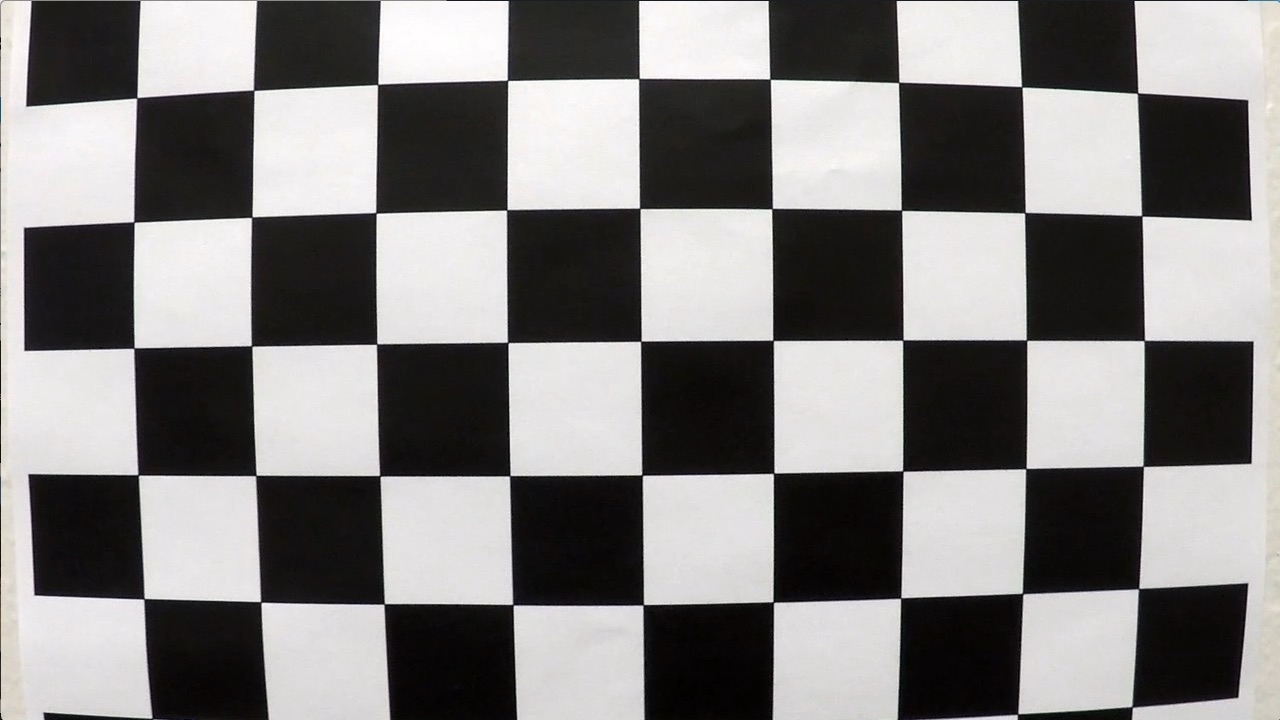
#> input picture CarND-Advanced-Lane-Lines/camera_cal/calibration1.jpg, 1280 x 720 px; its folder holds only this picture in this run
$ python -i utils.py   (imports and definitions only)   (older library calls are emulated)
#> lines starting #> are read from the running program, lines starting #| are printed output that depends on the picture; after the words box and inside, x2 and y2 are one past the last pixel; in counts of white or black regions, pixels touching at a corner belong together
#
# Mar. 11th
# H. Hamano
# the main purpose is to hold helper function of image binary
# transformation
#

import cv2
import glob
import pickle
import numpy as np
import matplotlib.pyplot as plt
import matplotlib.image as mpimg
from sklearn.metrics import mean_squared_error

import pickle
import sys

import os
import pandas as pd
import matplotlib.gridspec as gridspec

import seaborn as sns

from PIL import Image
from skimage.transform import rescale, resize, rotate
from skimage.color import gray2rgb, rgb2gray
from skimage import transform, filters, exposure
from skimage.io import imread, imsave

from scipy.ndimage.interpolation import rotate

import platform


def threshold(img, thresh_min=0, thresh_max=255):
    #
    # Applies a threshold to the `img` using [`thresh_min`, `thresh_max`] returning a binary image [0, 255]
    #
    xbinary = np.zeros_like(img)
    xbinary[(img >= thresh_min) & (img <= thresh_max)] = 1

    return xbinary

#
# RGB Yellow + RGB White + HLS Yellow mixed binary image
#
# [392 lines left out: functions threshColoredImageBin, abs_sobel_thresh, mag_thresh, dir_threshold, hls_threshold, applyCombinedGradient and 8 more, not called in this run]

def ycrcbthresh(img,thr=(230, 255)):

    ycrcb = cv2.cvtColor(img, cv2.COLOR_RGB2YCrCb)

    ch1 = ycrcb[:,:,0]
    ch2 = ycrcb[:,:,1]
    ch3 = ycrcb[:,:,2]
    ch1 = cv2.equalizeHist(ch1)

    binary1 = threshold(ch1, thresh_min=thr[0], thresh_max=thr[1])
    binary2 = threshold(ch2, thresh_min=thr[0], thresh_max=thr[1])
    binary3 = threshold(ch3, thresh_min=thr[0], thresh_max=thr[1])

    return binary1, binary2, binary3


def rgbthresh(img,thr=(230, 255)):

#> called with thr = (230, 255)
    ch1 = img[:,:,0]
    ch2 = img[:,:,1]
    ch3 = img[:,:,2]
    binary1 = threshold(ch1, thresh_min=thr[0], thresh_max=thr[1])
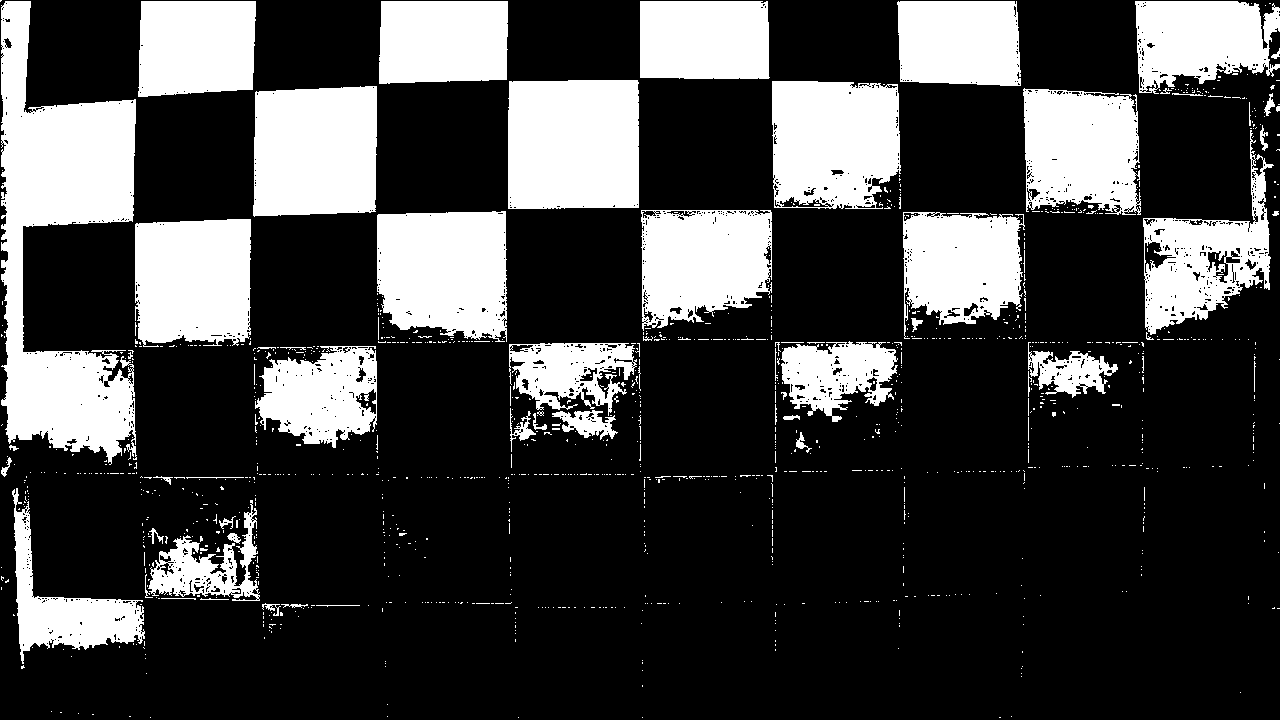
#> binary1: shape (720, 1280); values 0 (black) and 1 (white), 26.5% white; 1221 white regions (1153 under 20 px), largest, box (x1, y1, x2, y2) and area: (1, 1, 137, 465) 32082, (508, 80, 639, 209) 16697, (253, 86, 377, 217) 15323
    binary2 = threshold(ch2, thresh_min=thr[0], thresh_max=thr[1])
#> binary2: shape (720, 1280); values 0 (black) and 1 (white), 22.8% white; 1420 white regions (1334 under 20 px), largest, box (x1, y1, x2, y2) and area: (1, 99, 136, 450) 25546, (508, 80, 639, 209) 16665, (253, 86, 377, 217) 15314
    binary3 = threshold(ch3, thresh_min=thr[0], thresh_max=thr[1])
#> binary3: shape (720, 1280); values 0 (black) and 1 (white), 20.9% white; 1515 white regions (1389 under 20 px), largest, box (x1, y1, x2, y2) and area: (7, 1, 137, 462) 26047, (508, 80, 639, 209) 16612, (253, 86, 377, 217) 15276

    return binary1, binary2, binary3

def hsvthresh(img,thr=(230, 255)):

#> called with thr = (230, 255)
    img = cv2.cvtColor(img, cv2.COLOR_RGB2HSV)
#> img: shape (720, 1280, 3); mean H, S, V 82.1, 23, 130.3
    ch1 = img[:,:,0]
    ch2 = img[:,:,1]
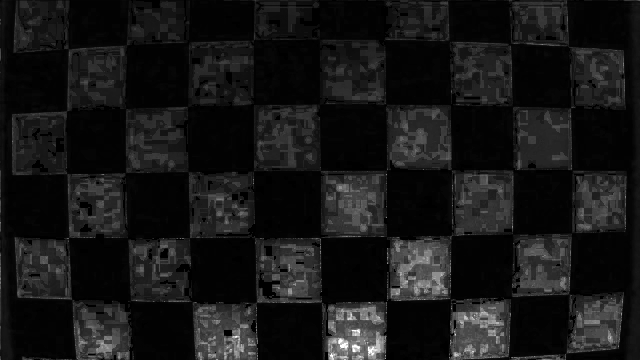
#> ch2: shape (720, 1280) (shown at 1/2 size); min 0, max 255, mean 23
    ch3 = img[:,:,2]
    binary1 = threshold(ch1, thresh_min=thr[0], thresh_max=thr[1])
#> binary1: shape (720, 1280); every value is 0
    binary2 = threshold(ch2, thresh_min=thr[0], thresh_max=thr[1])
#> binary2: shape (720, 1280); values 0 (black) and 1 (white), 0.08% white; 166 white regions (159 under 20 px), largest, box (x1, y1, x2, y2) and area: (680, 685, 696, 699) 124, (736, 694, 755, 711) 120, (704, 689, 720, 698) 78
    binary3 = threshold(ch3, thresh_min=thr[0], thresh_max=thr[1])
#> binary3: shape (720, 1280); values 0 (black) and 1 (white), 26.8% white; 1230 white regions (1155 under 20 px), largest, box (x1, y1, x2, y2) and area: (1, 1, 137, 465) 32301, (508, 80, 639, 209) 16704, (253, 86, 377, 217) 15340

    return binary1, binary2, binary3

def luvthresh(img,thr=(157, 255)):

#> called with thr = (157, 255)
    img = cv2.cvtColor(img, cv2.COLOR_RGB2Luv)
#> img: shape (720, 1280, 3); mean of channels 0, 1, 2 128.8, 97, 136.9
    ch1 = img[:,:,0]
    ch2 = img[:,:,1]
    ch3 = img[:,:,2]
    binary1 = threshold(ch1, thresh_min=thr[0], thresh_max=thr[1])
#> binary1: shape (720, 1280); values 0 (black) and 1 (white), 51.7% white; 4 black regions (2 under 20 px), largest, box (x1, y1, x2, y2) and area: (5, 0, 1280, 720) 444312, (0, 5, 3, 720) 719
    binary2 = threshold(ch2, thresh_min=thr[0], thresh_max=thr[1])
    binary3 = threshold(ch3, thresh_min=thr[0], thresh_max=thr[1])

    return binary1, binary2, binary3

def buildYBinary(img, thr_rgb=(230,255), thr_hsv=(230,255), thr_luv=(157,255)):

    rbin1, rbin2, rbin3 = rgbthresh(img,thr_rgb)
    hbin1, hbin2, hbin3 = hsvthresh(img,thr_hsv)
    lbin1, lbin2, lbin3 = luvthresh(img,thr_luv)

    ybin1, ybin2, ybin3 = ycrcbthresh(img,thr_rgb)
#> in ycrcbthresh, `ch1 = cv2.equalizeHist(ch1)`:
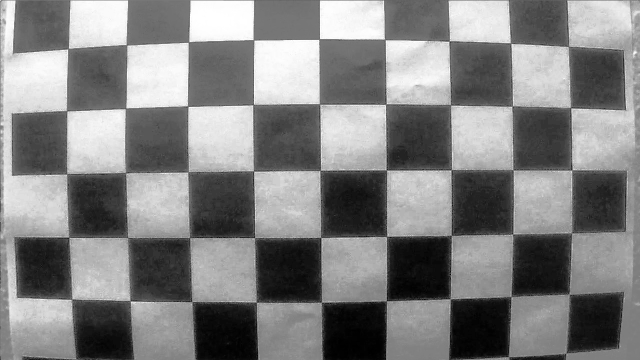
#> ch1: shape (720, 1280) (shown at 1/2 size); min 0, max 255, mean 129.3
#> in ycrcbthresh, `binary1 = threshold(ch1, thresh_min=thr[0], thresh_max=thr[1])`:
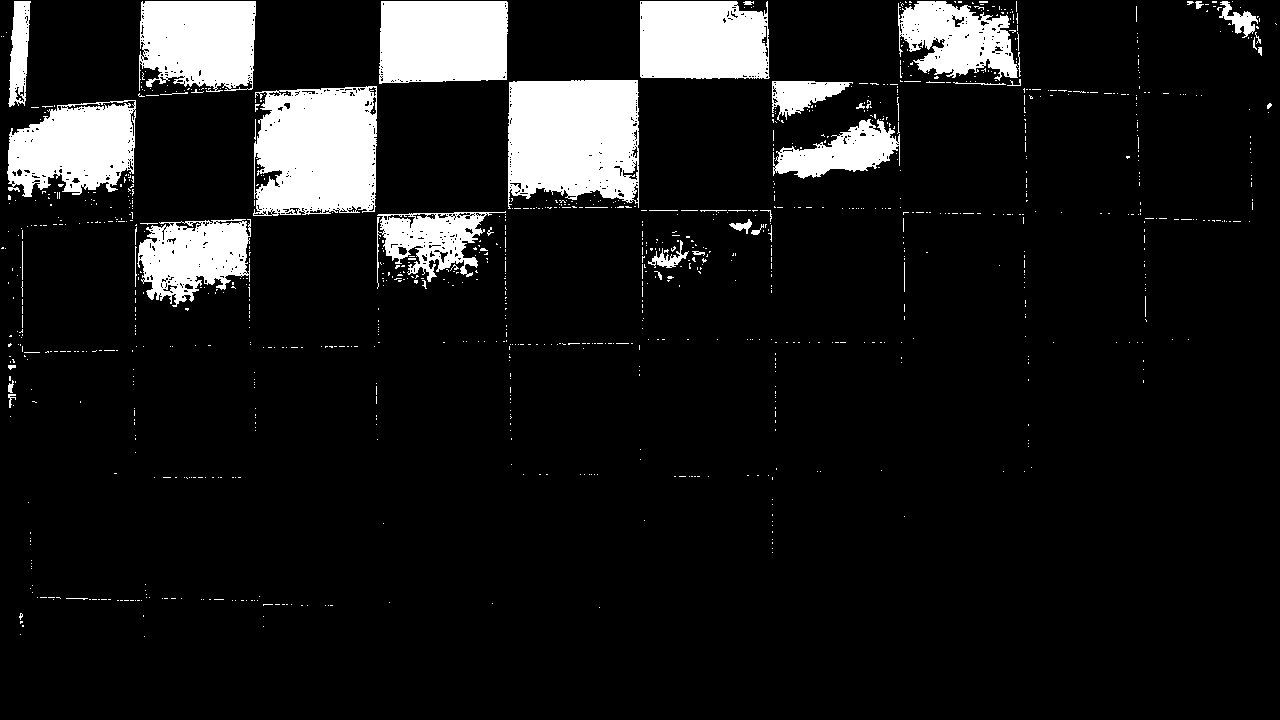
#> binary1: shape (720, 1280); values 0 (black) and 1 (white), 10.4% white; 1081 white regions (1029 under 20 px), largest, box (x1, y1, x2, y2) and area: (508, 80, 639, 209) 14582, (253, 86, 377, 216) 13888, (379, 1, 508, 84) 10199


    binary = np.zeros_like(rbin1)
    binary[
        #(rbin1 == 1)
        (ybin1 == 1)
        | (hbin3 == 1)
        | (lbin3 == 1)
        ] = 1

    return binary

# [180 lines left out: functions buildBinary, HLS_S_thresh, HSV_V_SobelX_thresh, makeLOWCONTRAST, birds_eye_transform_challenge, color_thresholding and 1 more, not called in this run]

>>> import cv2
>>> picture = cv2.cvtColor(cv2.imread('camera_cal/calibration1.jpg'), cv2.COLOR_BGR2RGB)
>>> result = buildYBinary(picture)

$ run again, on CarND-Advanced-Lane-Lines/camera_cal/calibration10.jpg
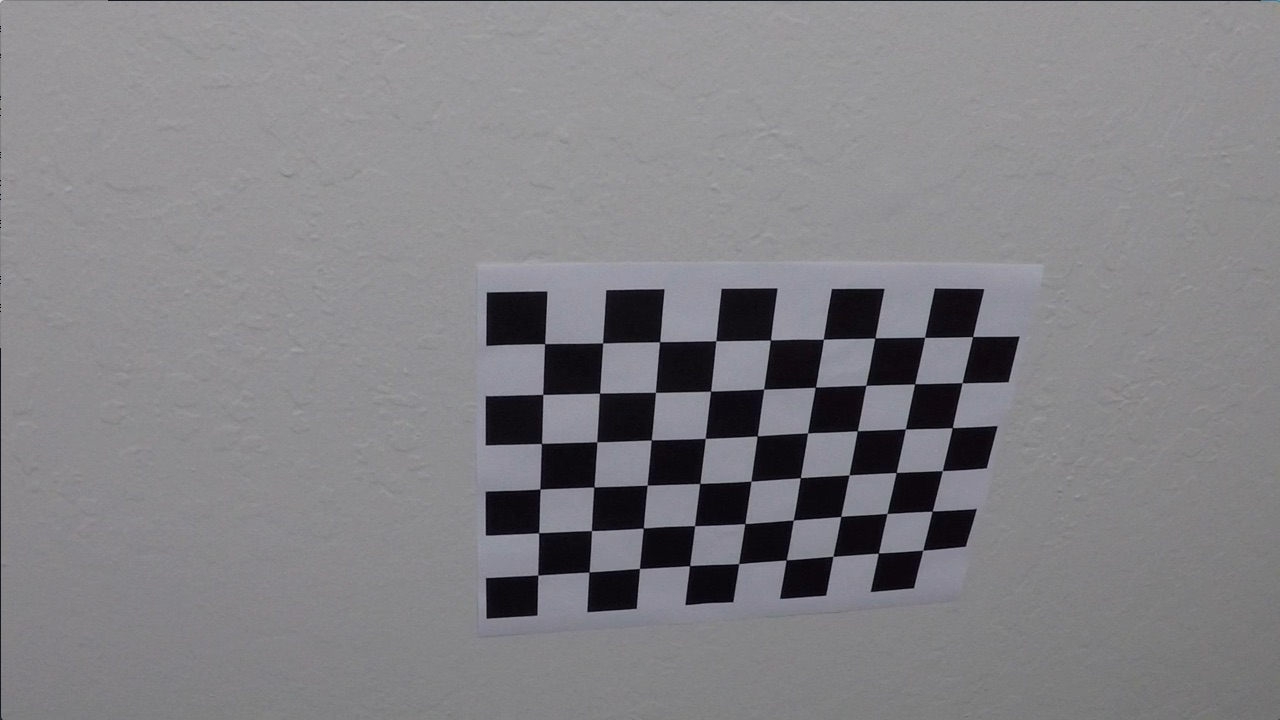
#> input picture CarND-Advanced-Lane-Lines/camera_cal/calibration10.jpg, 1280 x 720 px
#> binary2: shape (720, 1280); values 0 (black) and 1 (white), 0.02% white in thin lines or dots, all inside (x1, y1, x2, y2) = (0, 31, 972, 608)
#> in luvthresh, `binary1 = threshold(ch1, thresh_min=thr[0], thresh_max=thr[1])`:
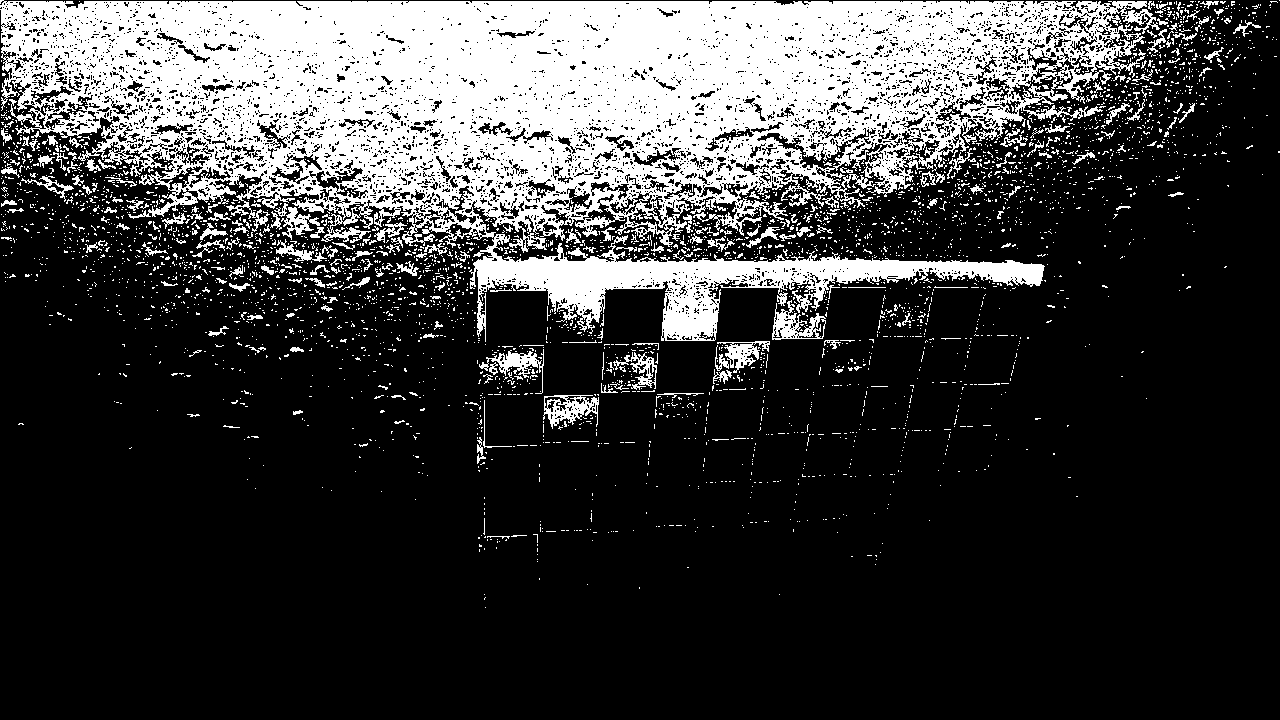
#> binary1: shape (720, 1280); values 0 (black) and 1 (white), 23.7% white; 3754 white regions (3531 under 20 px), largest, box (x1, y1, x2, y2) and area: (0, 0, 1160, 342) 190891, (543, 395, 599, 429) 909, (772, 300, 826, 340) 908
#> ycrcb: shape (720, 1280, 3); mean of channels 0, 1, 2 130, 128.3, 129.6
#> in ycrcbthresh, `binary1 = threshold(ch1, thresh_min=thr[0], thresh_max=thr[1])`:
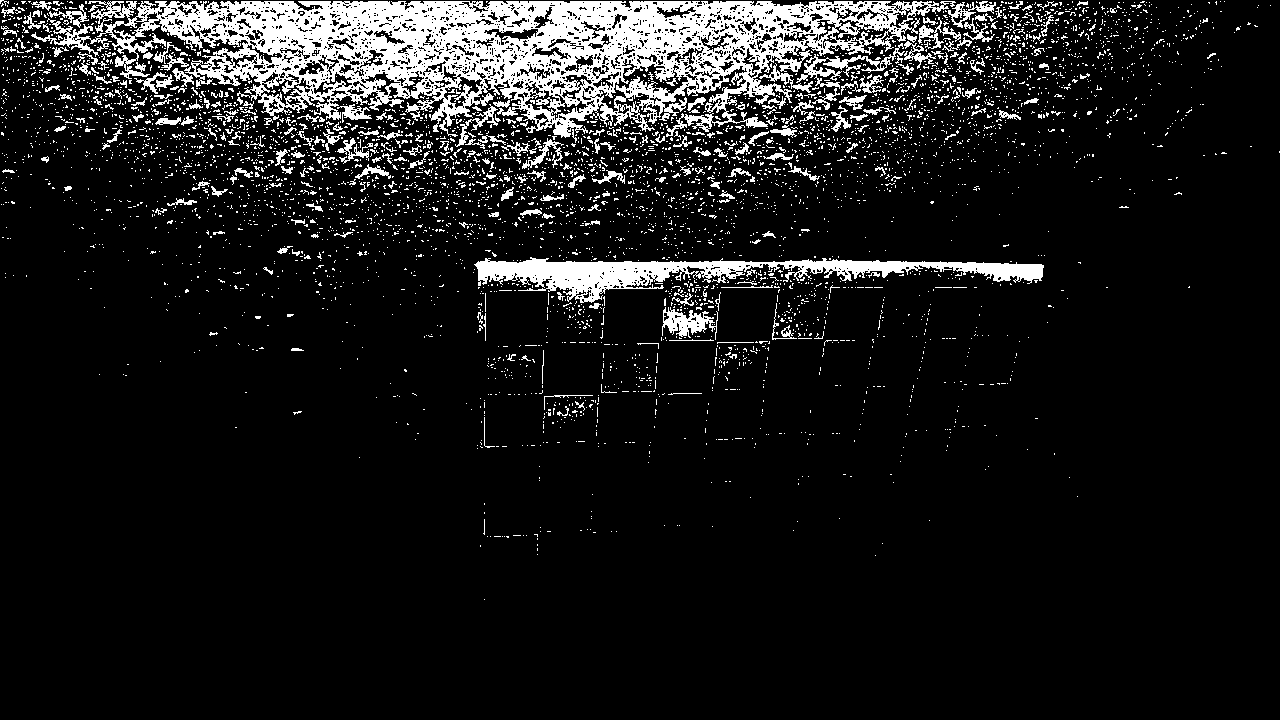
#> binary1: shape (720, 1280); values 0 (black) and 1 (white), 10.3% white; 4893 white regions (4609 under 20 px), largest, box (x1, y1, x2, y2) and area: (88, 1, 956, 138) 52767, (474, 257, 1044, 303) 9024, (796, 43, 905, 89) 993

$ run again, on CarND-Advanced-Lane-Lines/camera_cal/calibration11.jpg
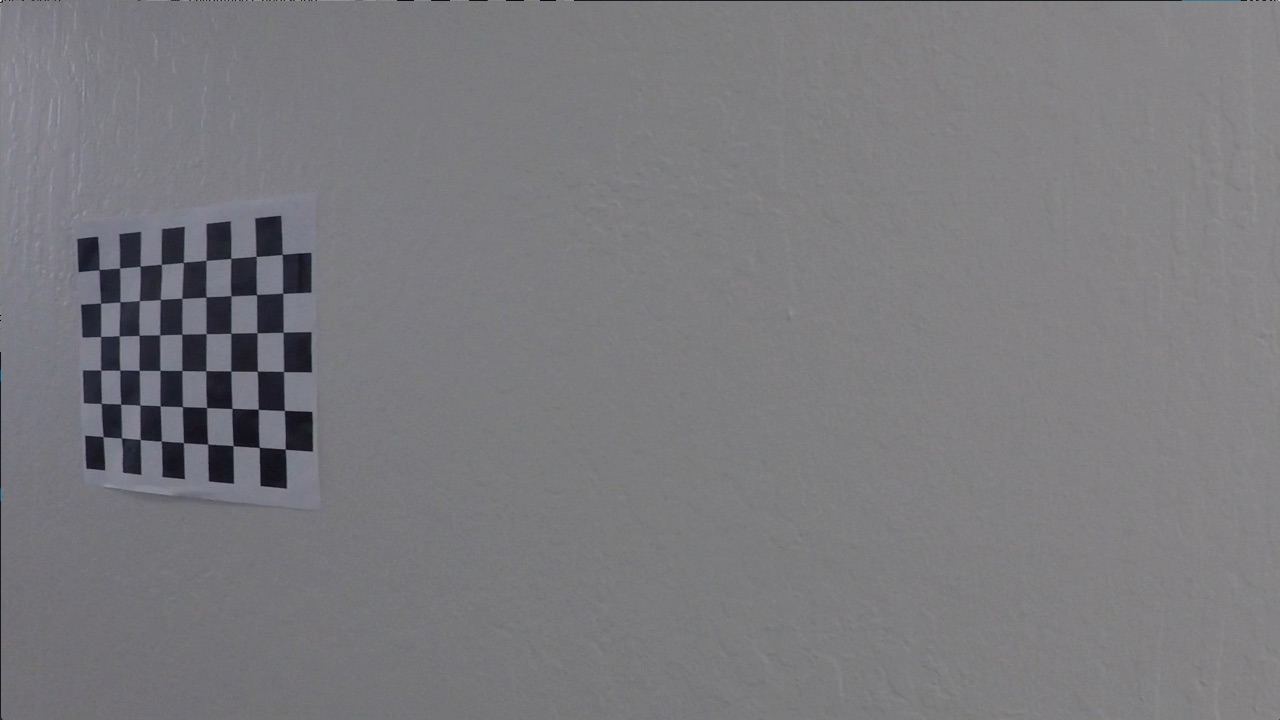
#> input picture CarND-Advanced-Lane-Lines/camera_cal/calibration11.jpg, 1280 x 720 px
#> binary2: shape (720, 1280); values 0 (black) and 1 (white), 0% white in thin lines or dots, all inside (x1, y1, x2, y2) = (0, 315, 1, 321)
#> ycrcb: shape (720, 1280, 3); mean of channels 0, 1, 2 122.2, 128.1, 129.6
#> in ycrcbthresh, `ch1 = cv2.equalizeHist(ch1)`:
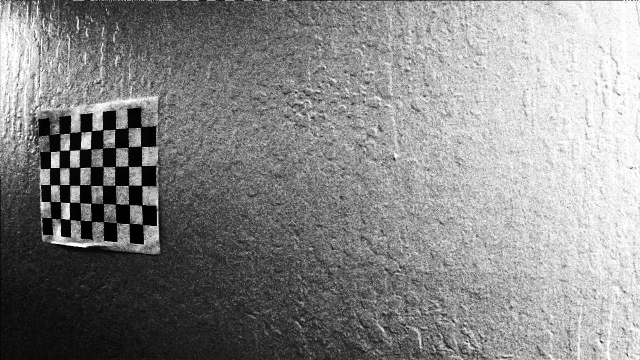
#> ch1: shape (720, 1280) (shown at 1/2 size); min 0, max 255, mean 134.1
#> in ycrcbthresh, `binary1 = threshold(ch1, thresh_min=thr[0], thresh_max=thr[1])`:
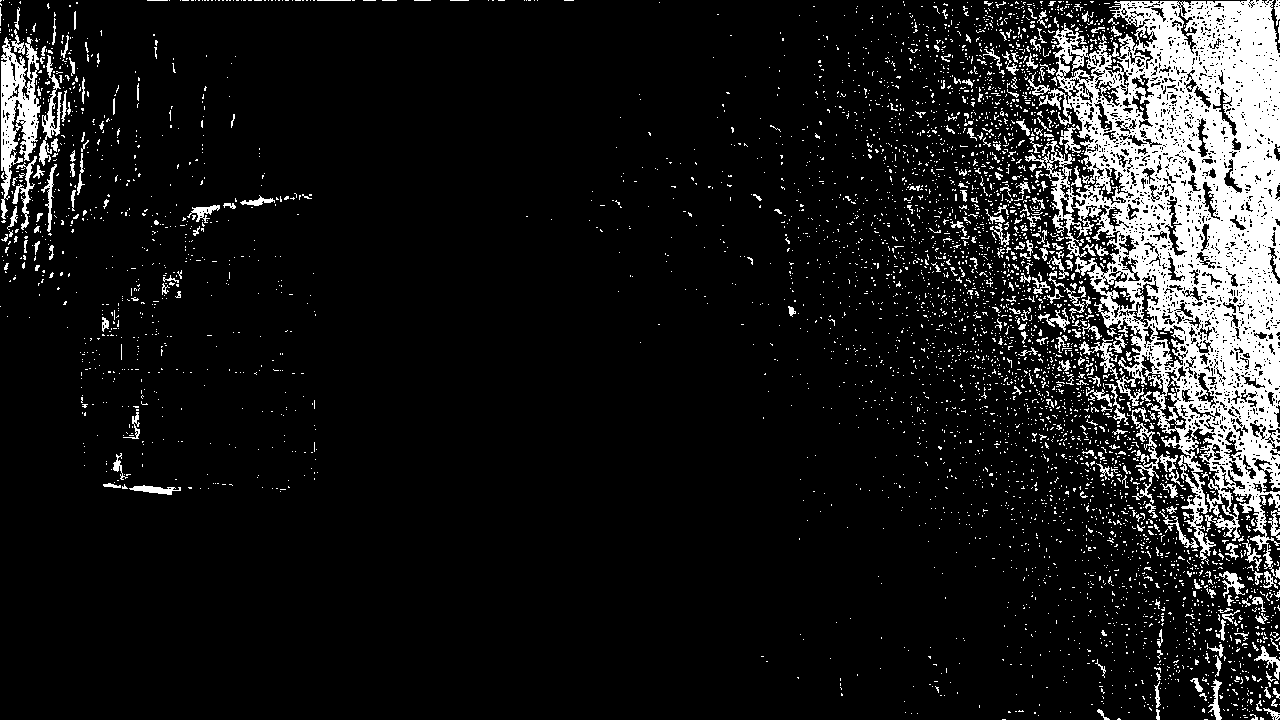
#> binary1: shape (720, 1280); values 0 (black) and 1 (white), 10.8% white; 4511 white regions (4240 under 20 px), largest, box (x1, y1, x2, y2) and area: (1025, 0, 1280, 579) 66157, (1, 37, 41, 219) 3371, (1131, 407, 1184, 504) 902
